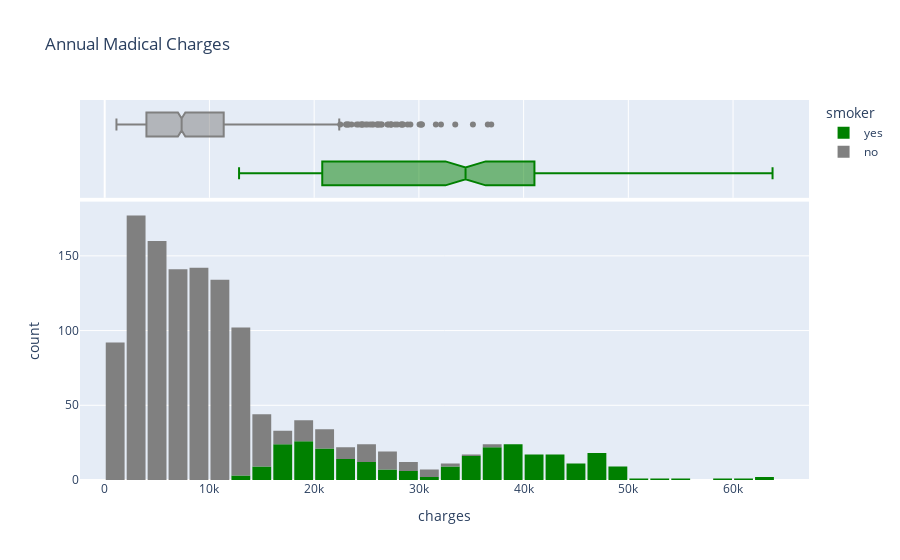

This figure's notebook cell:
### Markdown cell above
### Charges

### Code cell
fig = px.histogram(df, x="charges",marginal="box",color="smoker",color_discrete_sequence=['green','grey'],nbins=47,title="Annual Madical Charges")
fig.update_layout(bargap=0.1)
fig.show()

### Figure 1 — Plotly figure (JSON) as saved in the notebook; plotly's stock layout.template omitted (floating-point values rounded to 4 significant figures; data arrays with more than 128 entries replaced by an {"elided": "..."} marker saying what was removed)
{"data": [{"alignmentgroup": "True", "bingroup": "x", "hovertemplate": "smoker=yes<br>charges=%{x}<br>count=%{y}<extra></extra>", "legendgroup": "yes", "marker": {"color": "green", "pattern": {"shape": ""}}, "name": "yes", "nbinsx": 47, "offsetgroup": "yes", "orientation": "v", "showlegend": true, "type": "histogram", "x": {"elided": "274 float values"}, "xaxis": "x", "yaxis": "y"}, {"alignmentgroup": "True", "hovertemplate": "smoker=yes<br>charges=%{x}<extra></extra>", "legendgroup": "yes", "marker": {"color": "green"}, "name": "yes", "notched": true, "offsetgroup": "yes", "showlegend": false, "type": "box", "x": {"elided": "274 float values"}, "xaxis": "x2", "yaxis": "y2"}, {"alignmentgroup": "True", "bingroup": "x", "hovertemplate": "smoker=no<br>charges=%{x}<br>count=%{y}<extra></extra>", "legendgroup": "no", "marker": {"color": "grey", "pattern": {"shape": ""}}, "name": "no", "nbinsx": 47, "offsetgroup": "no", "orientation": "v", "showlegend": true, "type": "histogram", "x": {"elided": "1064 float values"}, "xaxis": "x", "yaxis": "y"}, {"alignmentgroup": "True", "hovertemplate": "smoker=no<br>charges=%{x}<extra></extra>", "legendgroup": "no", "marker": {"color": "grey"}, "name": "no", "notched": true, "offsetgroup": "no", "showlegend": false, "type": "box", "x": {"elided": "1064 float values"}, "xaxis": "x2", "yaxis": "y2"}], "layout": {"bargap": 0.1, "barmode": "relative", "legend": {"title": {"text": "smoker"}, "tracegroupgap": 0}, "title": {"text": "Annual Madical Charges"}, "xaxis": {"anchor": "y", "domain": [0, 1], "title": {"text": "charges"}}, "xaxis2": {"anchor": "y2", "domain": [0, 1], "matches": "x", "showgrid": true, "showticklabels": false}, "yaxis": {"anchor": "x", "domain": [0, 0.7326], "title": {"text": "count"}}, "yaxis2": {"anchor": "x2", "domain": [0.7426, 1], "matches": "y2", "showgrid": false, "showline": false, "showticklabels": false, "ticks": ""}}}
